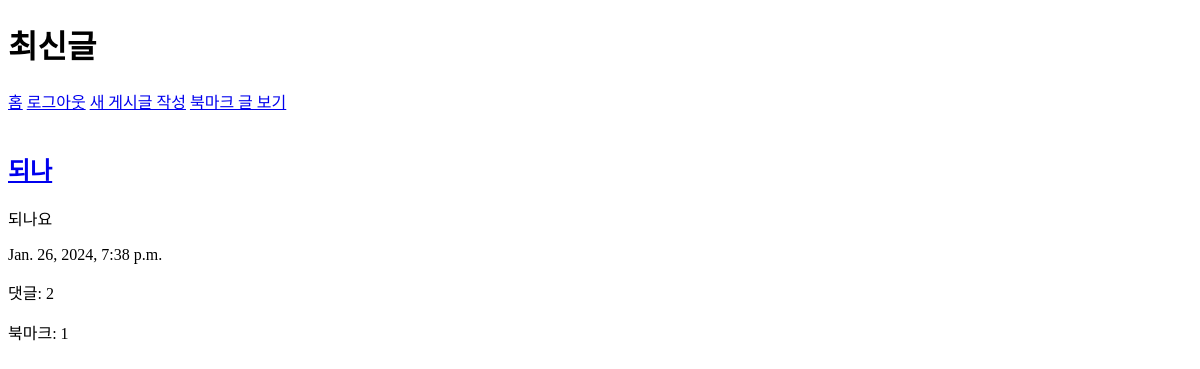
Before: /board/post_list with the older database file.
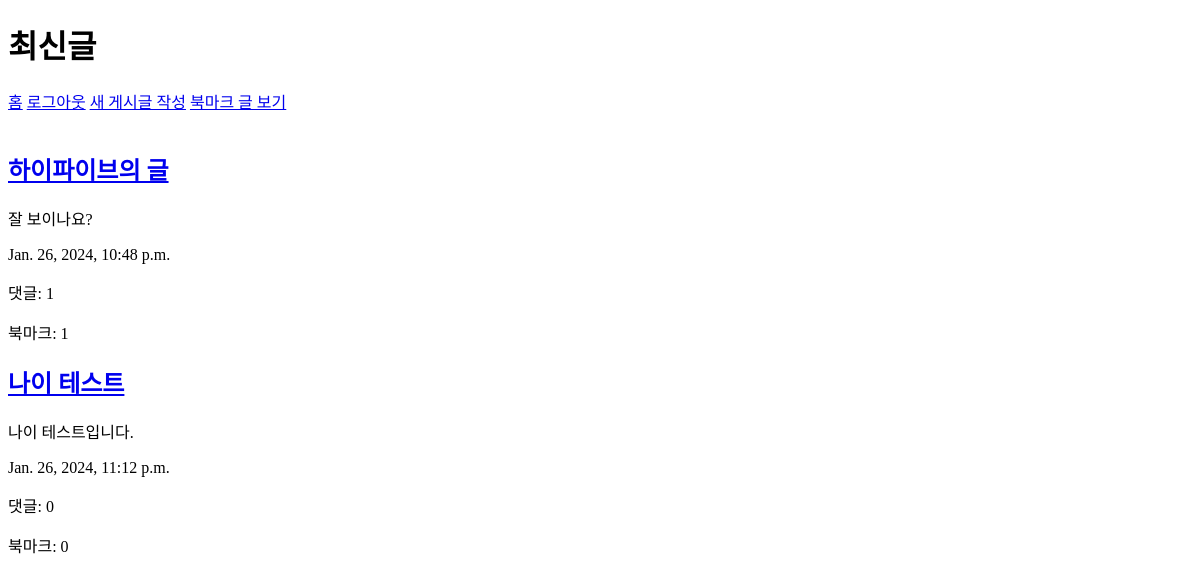
After: the same page with the newer database file.
### board/models.py (models this page shows)
class Post(models.Model):
    author = models.ForeignKey(User, null=True, on_delete=models.CASCADE)                     # 작성자
    title = models.CharField(max_length=200)                                                  # 제목
    content = models.TextField()                                                              # 내용
    bookmarked = models.ManyToManyField(User, related_name='bookmarked_posts', blank=True) # 북마크
    created_at = models.DateTimeField(auto_now_add=True)                                      # 작성일
    updated_at = models.DateTimeField(auto_now=True)                                          # 수정일
    class Meta:
        ordering = ['-created_at']

### board/views.py (the view)
# urls.py: path('post_list', views.post_list, name='post_list'),
def post_list(request):
    posts = Post.objects.annotate(bookmark_count=Count('bookmarked'))
    current_user = request.user
    if current_user.is_authenticated:
        context = {
            'posts': posts,
            'current_user_nickname': current_user.nickname,
            'current_user_profile_pic': current_user.profile_pic.url if current_user.profile_pic else None,
            'current_user_user_type': current_user.user_type,
        }
    else:
        context = {
            'posts': posts,
            'current_user_nickname': None,
            'current_user_profile_pic': None,
            'current_user_user_type': None,
        }
    return render(request, 'post_list.html', context)

### board/templates/post_list.html (shortened to what this page needs)
<!DOCTYPE html>
<html>
<head>
</head>
<body>
    <h1>최신글</h1>
    <a href="{% url 'home' %}">홈</a>
    <a href="{% url 'logout' %}">로그아웃</a>
    <a href="{% url 'post_create' %}">새 게시글 작성</a>
    <a href="{% url 'bookmarked_posts' %}">북마크 글 보기</a>
    <br><br>
    {% for post in posts %}
    <div>
        <h2><a href="{% url 'post_detail' post_id=post.pk %}">{{ post.title }}</a></h2>
        <p>{{ post.content }}</p>
        <p>{{ post.created_at }}</p>
        <p>댓글: {{ post.comments.all.count }}</p>
        <p>북마크: {{ post.bookmark_count }}</p>
    </div>
    {% endfor %}
    <br><br>
</body>
</html>

Changed rows visible on the page:
removed Post: title "되나", content "되나요", created_at "Jan. 26, 2024, 7:38 p.m.", comments.all.count "2", bookmark_count "1"
added Post: title "하이파이브의 글", content "잘 보이나요?", created_at "Jan. 26, 2024, 10:48 p.m.", comments.all.count "1", bookmark_count "1"
added Post: title "나이 테스트", content "나이 테스트입니다.", created_at "Jan. 26, 2024, 11:12 p.m.", comments.all.count "0", bookmark_count "0"
